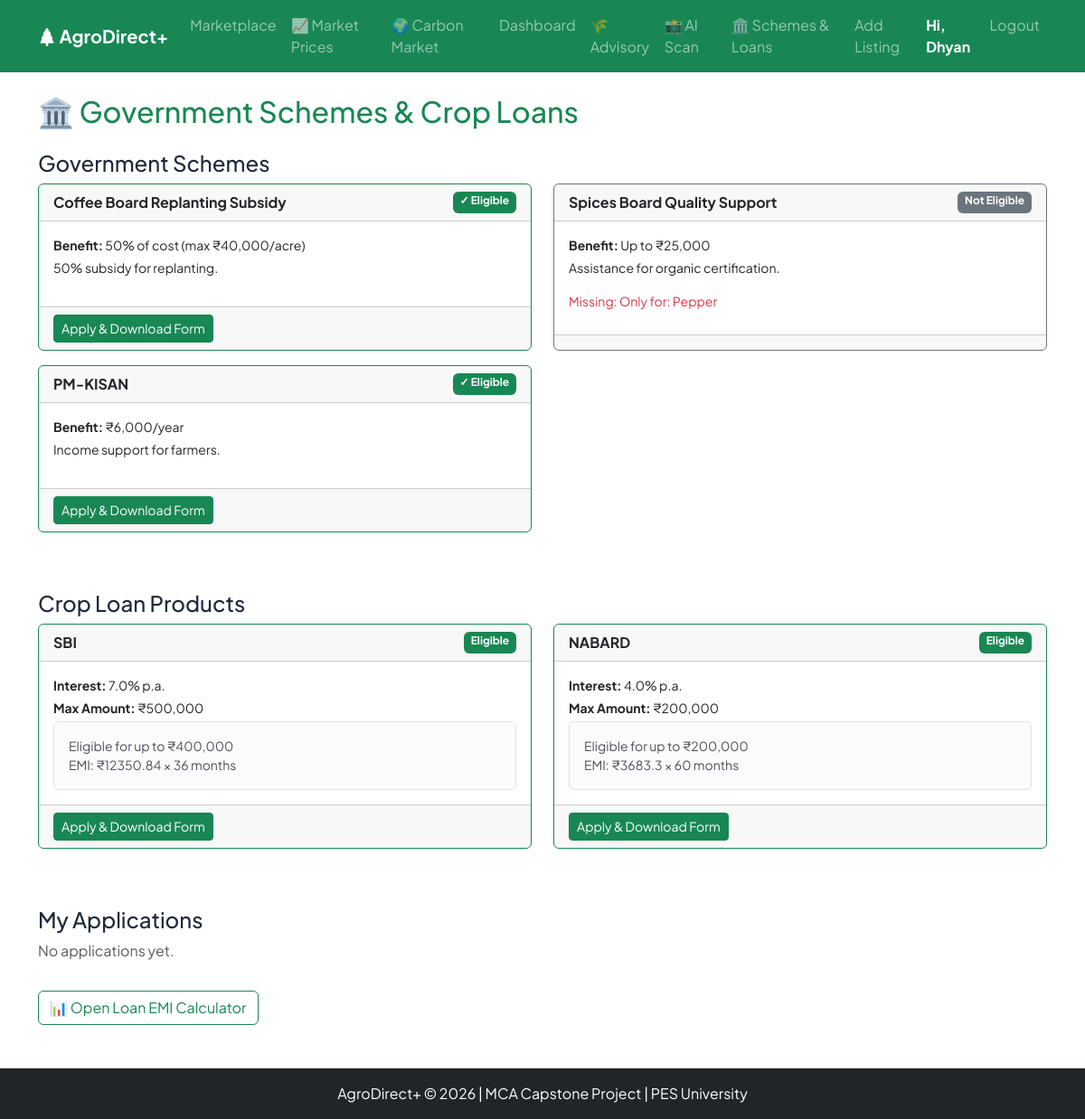
The app's page /schemes (signed in) with its own data.
### models.py (models this page shows)
class User(UserMixin, db.Model):
    __tablename__ = 'users'
    latitude = db.Column(db.Float)
    longitude = db.Column(db.Float)
    id = db.Column(db.Integer, primary_key=True)
    email = db.Column(db.String(120), unique=True, nullable=False)
    password = db.Column(db.String(200), nullable=False)
    role = db.Column(db.String(20), nullable=False)  # 'farmer', 'buyer', 'admin'
    name = db.Column(db.String(100), nullable=False)
    phone = db.Column(db.String(15))
    state = db.Column(db.String(50))
    district = db.Column(db.String(50))
    location = db.Column(db.String(100)) # NEW: Specific city/town for weather
    language = db.Column(db.String(20), default='English')
    created_at = db.Column(db.DateTime, default=datetime.utcnow)
    land_size_acres = db.Column(db.Float)
    crop_type = db.Column(db.String(50))
    years_experience = db.Column(db.Integer)
    tree_count = db.Column(db.Integer)
    shade_percentage = db.Column(db.Float)
    company_name = db.Column(db.String(150))
    gst_number = db.Column(db.String(20))
    buyer_type = db.Column(db.String(50))
    is_verified = db.Column(db.Boolean, default=False)

class GovernmentScheme(db.Model):
    __tablename__ = 'government_schemes'
    id = db.Column(db.Integer, primary_key=True)
    scheme_id = db.Column(db.String(20), unique=True)
    scheme_name = db.Column(db.String(200), nullable=False)
    category = db.Column(db.String(50))
    crop = db.Column(db.String(50))
    description = db.Column(db.Text)
    eligibility_criteria = db.Column(db.Text)
    documents_required = db.Column(db.Text)
    benefit_amount = db.Column(db.String(100))
    deadline = db.Column(db.Date)
    official_link = db.Column(db.String(300))

class LoanProduct(db.Model):
    __tablename__ = 'loan_products'
    id = db.Column(db.Integer, primary_key=True)
    loan_id = db.Column(db.String(20), unique=True)
    bank_name = db.Column(db.String(150))
    loan_type = db.Column(db.String(100))
    interest_rate_pct = db.Column(db.Float)
    max_amount_inr = db.Column(db.Float)
    tenure_years = db.Column(db.Integer)
    documents_required = db.Column(db.Text)
    eligibility_criteria = db.Column(db.Text)

### app.py (the view)
@app.route('/schemes')
@login_required
def schemes_dashboard():
    schemes = [{'scheme': s, 'eligible': check_scheme_eligibility(current_user, s)[0], 'missing': check_scheme_eligibility(current_user, s)[1]} for s in GovernmentScheme.query.all()]
    loans = []
    for l in LoanProduct.query.all():
        eligible, missing, _ = check_loan_eligibility(current_user, l)
        max_amt = estimate_max_loan(current_user, l) if eligible else 0
        loans.append({'loan': l, 'eligible': eligible, 'missing': missing, 'max_amount': max_amt, 'emi_data': calculate_loan(max_amt, l.interest_rate_pct or 7.0, l.tenure_years or 3)})
    return render_template('schemes_dashboard.html', schemes=schemes, loans=loans, applications=SchemeApplication.query.filter_by(farmer_id=current_user.id).all())

### app.py (called while the page is built)
@login_manager.user_loader
def load_user(user_id):
    return User.query.get(int(user_id))

### modules/schemes.py (called while the page is built)
def check_loan_eligibility(farmer, loan):
    try:
        criteria = json.loads(loan.eligibility_criteria) if loan.eligibility_criteria else {}
    except: criteria = {}
    matched, missing = [], []
    if 'max_land_acres' in criteria:
        if farmer.land_size_acres and farmer.land_size_acres <= criteria['max_land_acres']: matched.append("Land within limit")
        else: missing.append(f"Land must be ≤ {criteria['max_land_acres']} acres")
    if 'states' in criteria and farmer.state not in criteria['states']: missing.append("State not eligible")
    if 'crops' in criteria and not (farmer.crop_type and any(c in farmer.crop_type for c in criteria['crops'])): missing.append("Crop not eligible")
    return len(missing) == 0, missing, matched

def calculate_loan(principal, annual_rate_pct, tenure_years):
    if principal <= 0 or tenure_years <= 0: return {'emi': 0, 'total_interest': 0, 'total_payment': 0, 'months': 0}
    monthly_rate = annual_rate_pct / 12 / 100
    months = tenure_years * 12
    emi = principal / months if monthly_rate == 0 else principal * monthly_rate * ((1 + monthly_rate) ** months) / (((1 + monthly_rate) ** months) - 1)
    total_payment = emi * months
    return {'emi': round(emi, 2), 'total_interest': round(total_payment - principal, 2), 'total_payment': round(total_payment, 2), 'months': months}

def estimate_max_loan(farmer, loan):
    if not farmer.land_size_acres: return 0
    per_acre = 40000 if 'Coffee' in (farmer.crop_type or '') else 30000
    return min(farmer.land_size_acres * per_acre, loan.max_amount_inr or (farmer.land_size_acres * per_acre))

### templates/schemes_dashboard.html (shortened to what this page needs)
{% extends "base.html" %}
{% block content %}
<h2 class="text-success">🏛️ Government Schemes & Crop Loans</h2>
<h4 class="mt-4">Government Schemes</h4>
<div class="row">
    {% for item in schemes %}
    <div class="col-md-6 mb-3">
        <div class="card h-100 border-{{ 'success' if item.eligible else 'secondary' }}">
            <div class="card-header d-flex justify-content-between">
                <strong>{{ item.scheme.scheme_name }}</strong>
                <span class="badge bg-{{ 'success' if item.eligible else 'secondary' }}">{{ '✓ Eligible' if item.eligible else 'Not Eligible' }}</span>
            </div>
            <div class="card-body">
                <p class="small mb-1"><strong>Benefit:</strong> {{ item.scheme.benefit_amount }}</p>
                <p class="small">{{ item.scheme.description }}</p>
                {% if not item.eligible %}
                    <p class="text-danger small mb-0">Missing: {{ item.missing|join(', ') }}</p>
                {% endif %}
            </div>
            <div class="card-footer">
                {% if item.eligible %}
                <form method="POST" action="{{ url_for('apply_scheme', scheme_id=item.scheme.id) }}">
                    <button class="btn btn-sm btn-success">Apply & Download Form</button>
                </form>
                {% endif %}
            </div>
        </div>
    </div>
    {% endfor %}
</div>
<h4 class="mt-5">Crop Loan Products</h4>
<div class="row">
    {% for item in loans %}
    <div class="col-md-6 mb-3">
        <div class="card h-100 border-{{ 'success' if item.eligible else 'secondary' }}">
            <div class="card-header d-flex justify-content-between">
                <strong>{{ item.loan.bank_name }}</strong>
                <span class="badge bg-{{ 'success' if item.eligible else 'secondary' }}">{{ 'Eligible' if item.eligible else 'Not Eligible' }}</span>
            </div>
            <div class="card-body">
                <p class="small mb-1"><strong>Interest:</strong> {{ item.loan.interest_rate_pct }}% p.a.</p>
                <p class="small mb-1"><strong>Max Amount:</strong> ₹{{ '{:,.0f}'.format(item.loan.max_amount_inr) }}</p>
                {% if item.eligible %}
                <div class="alert alert-light border small mb-0">
                    Eligible for up to ₹{{ '{:,.0f}'.format(item.max_amount) }}<br>
                    EMI: ₹{{ item.emi_data.emi }} × {{ item.emi_data.months }} months
                </div>
                {% endif %}
            </div>
            <div class="card-footer">
                {% if item.eligible %}
                <form method="POST" action="{{ url_for('apply_loan', loan_id=item.loan.id) }}">
                    <button class="btn btn-sm btn-success">Apply & Download Form</button>
                </form>
                {% endif %}
            </div>
        </div>
    </div>
    {% endfor %}
</div>
<h4 class="mt-5">My Applications</h4>
{% if applications %}
<table class="table table-bordered">
    <thead class="table-light"><tr><th>Type</th><th>Item</th><th>Status</th><th>Action</th></tr></thead>
    <tbody>
        {% for a in applications %}
        <tr>
            <td>{{ a.application_type|capitalize }}</td>
            <td>{{ a.scheme.scheme_name if a.scheme else a.loan.loan_type }}</td>
            <td><span class="badge bg-info">{{ a.status }}</span></td>
            <td><a href="{{ url_for('download_application_pdf', app_id=a.id) }}" class="btn btn-sm btn-outline-primary">Download PDF</a></td>
        </tr>
        {% endfor %}
    </tbody>
</table>
{% else %}
<p class="text-muted">No applications yet.</p>
{% endif %}
<a href="{{ url_for('loan_calculator') }}" class="btn btn-outline-success mt-3">📊 Open Loan EMI Calculator</a>
{% endblock %}

### templates/base.html (shortened to what this page needs)
<!DOCTYPE html>
<html lang="en">
<head>
    <link href="https://cdn.jsdelivr.net/npm/bootstrap@5.3.0/dist/css/bootstrap.min.css" rel="stylesheet">
    <link rel="stylesheet" href="https://cdn.jsdelivr.net/npm/bootstrap-icons@1.11.0/font/bootstrap-icons.css">
    <link rel="stylesheet" href="https://unpkg.com/leaflet@1.9.4/dist/leaflet.css" />
    <link rel="stylesheet" href="https://unpkg.com/leaflet@1.9.4/dist/leaflet.css" />
    <link rel="stylesheet" href="{{ url_for('static', filename='css/style.css') }}">
</head>
<body>
    <nav class="navbar navbar-expand-lg navbar-dark bg-success">
        <div class="container">
            <a class="navbar-brand fw-bold" href="{{ url_for('index') }}">
                <i class="bi bi-tree-fill"></i> AgroDirect+
            </a>
            <div class="collapse navbar-collapse" id="navMenu">
                <ul class="navbar-nav ms-auto">
                    {% if current_user.is_authenticated %}
                        <li class="nav-item"><a class="nav-link" href="{{ url_for('marketplace') }}">Marketplace</a></li>
                        <li class="nav-item"><a class="nav-link" href="{{ url_for('market_prices') }}">📈 Market Prices</a></li>
                        <li class="nav-item"><a class="nav-link" href="{{ url_for('carbon_marketplace') }}">🌍 Carbon Market</a></li>
                        {% if current_user.role == 'farmer' %}
                            <li class="nav-item"><a class="nav-link" href="{{ url_for('farmer_dashboard') }}">Dashboard</a></li>
                            <li class="nav-item"><a class="nav-link" href="{{ url_for('advisory_dashboard') }}">🌾 Advisory</a></li>
                            <li class="nav-item"><a class="nav-link" href="{{ url_for('disease_detector') }}">📸 AI Scan</a></li>
                            <li class="nav-item"><a class="nav-link" href="{{ url_for('schemes_dashboard') }}">🏛️ Schemes & Loans</a></li>
                            <li class="nav-item"><a class="nav-link" href="{{ url_for('add_listing') }}">Add Listing</a></li>
                        {% elif current_user.role == 'buyer' %}
                            <li class="nav-item"><a class="nav-link" href="{{ url_for('buyer_dashboard') }}">Dashboard</a></li>
                        {% elif current_user.role == 'admin' %}
                            <li class="nav-item"><a class="nav-link" href="{{ url_for('admin_dashboard') }}">Admin Panel</a></li>
                        {% endif %}
                        <li class="nav-item"><span class="nav-link text-white fw-bold">Hi, {{ current_user.name }}</span></li>
                        <li class="nav-item"><a class="nav-link" href="{{ url_for('logout') }}">Logout</a></li>
                    {% endif %}
                </ul>
            </div>
        </div>
    </nav>
    <div class="container mt-4">
        {% block content %}{% endblock %}
    </div>
    <footer class="bg-dark text-white text-center py-3 mt-5">
        <p class="mb-0">AgroDirect+ &copy; 2026 | MCA Capstone Project | PES University</p>
    </footer>
</body>
</html>

### static/css/style.css (style rules this page uses)
:root { --primary-green: #198754; --dark-green: #0f5132; --deep-bg: #0a1f14; --text-dark: #1e293b; --text-muted: #64748b; }
body { font-family: 'Plus Jakarta Sans', sans-serif; background-color: #ffffff; color: var(--text-dark); overflow-x: hidden; }

### records on screen
User: name "Dhyan"
GovernmentScheme: scheme.scheme_name "Coffee Board Replanting Subsidy", scheme.benefit_amount "50% of cost (max ₹40,000/acre)", scheme.description "50% subsidy for replanting."
GovernmentScheme: scheme.scheme_name "Spices Board Quality Support", scheme.benefit_amount "Up to ₹25,000", scheme.description "Assistance for organic certification."
GovernmentScheme: scheme.scheme_name "PM-KISAN", scheme.benefit_amount "₹6,000/year", scheme.description "Income support for farmers."
LoanProduct: loan.bank_name "SBI", loan.interest_rate_pct "7.0", loan.max_amount_inr "500,000"
LoanProduct: loan.bank_name "NABARD", eligible "Eligible", loan.interest_rate_pct "4.0", loan.max_amount_inr "200,000", max_amount "200,000", emi_data.emi "3683.3", emi_data.months "60"

### other values on screen
{{ '✓ Eligible' if item.eligible else 'Not Eligible' }} "✓ Eligible" "Not Eligible" "✓ Eligible"
{{ item.missing|join(', ') }} "Only for: Pepper"
{{ 'Eligible' if item.eligible else 'Not Eligible' }} "Eligible"
{{ '{:,.0f}'.format(item.max_amount) }} "400,000"
{{ item.emi_data.emi }} "12350.84"
{{ item.emi_data.months }} "36"
